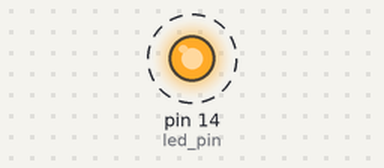
The sketch below on a simulated Arduino Uno, built with avr-gcc and run on an emulated ATmega328P. Shown: output pins drawn as LEDs (lit = HIGH). Dashed ring = blinking.

Above: at 0.5 s.
Timing chart, 0 to 4.6 s (numbered marks = the images above):
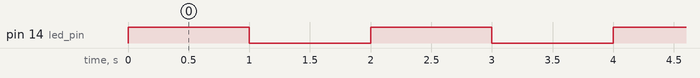

The sketch:

hell_led.ino
```cpp
#define led_pin 14

void setup(){
  pinMode(led_pin, OUTPUT);
  }

void loop(){
  digitalWrite(led_pin, HIGH);
  delay(1000);
  digitalWrite(led_pin, LOW);
  delay(1000);
  }
```

Measured:
- by itself, pin 14 (led_pin): alternates HIGH for 1.0 s and LOW for 1.0 s
